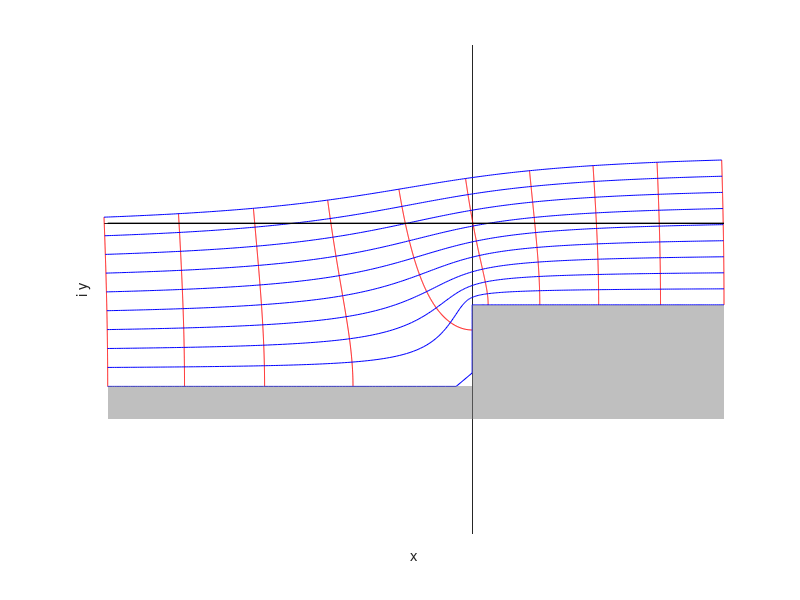
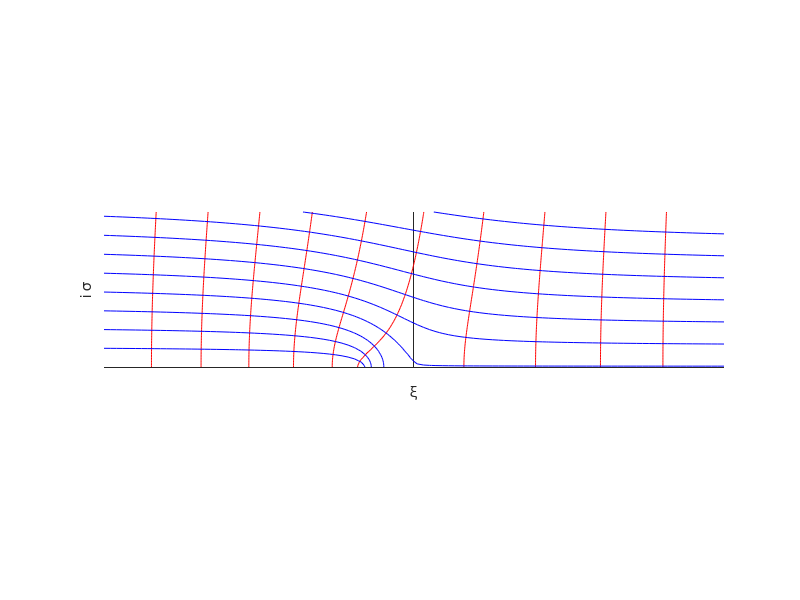

These charts were generated, in order, by the following MATLAB code: (Note: this script raises an error after producing the figures.)
clear
H = 1;
D = .5;

nLines = 10;
nPoints = 300;

k0 = 2*pi/(H);

% limZz = [-7.5,15,0,7]*H;
% f = @(zz) D/pi*( sqrt(zz-1).*sqrt(zz+1)-2*asinh(sqrt(.5*(zz-1))) ) - 1i*(H-D);

limZz = [-3,3,0,1.5]*H;
f = @(zz) 1i*(D-H)+  2*D/pi*( sqrt(zz/D).*sqrt(1+zz/D)-log(sqrt(zz/D)+sqrt(1+zz/D)) ) ;

% limZz = [-3,3,0,1.5]*H;
% f = @(zz) 1i*(D-H) + D/pi*( sqrt(zz/D+1).*sqrt(zz/D-1) - log( zz/D + sqrt(zz/D+1).*sqrt(zz/D-1) )) ;


hfz = figure('color','w'); haz = gca;
% contour(real(f(zz)),imag(f(zz)),real(zz));hold on
% contour(real(f(zz)),imag(f(zz)),imag(zz));
zz = linspace(limZz(1),limZz(2),nLines) + 1i*linspace(limZz(3),limZz(4),nPoints)';
plot(f(zz),'r'); hold on;

zz =  linspace(limZz(1),limZz(2),nPoints) + 1i*linspace(limZz(3),limZz(4),nLines)';
plot(f(zz).','b')
axis equal

plot(real(f(limZz(1:2))),[0,0],'k','linewidth',1)


% map zzS onto the real equidistant points of the line xS
xLR =  real(f(limZz(1:2)));
% xS = linspace(real(f(limZz(1))), real(f(limZz(2))),nLines);
% zz = linspace(limZz(1),limZz(2),100) + 1i*linspace(limZz(3),limZz(4),100)';
% si = scatteredInterpolant(  real(f(zz(:))), imag(f(zz(:))) , zz(:));
% zzS = si(xS, 0*xS );
% plot(real(f(zzS)),imag(f(zzS)),'ok','linewidth',1)
hp = patch([xLR(1),xLR(1),0,0,xLR(end),xLR(end)],[-1.2*H,-H,-H,-H+D,-H+D,-1.2*H],.5*[1,1,1],'FaceAlpha',.5,'lineStyle','none');
xlabel('x');ylabel('i y');
axis tight 
set(gca,'XAxisLocation','origin','YAxisLocation','origin','XTick',[],'YTick',[])
box off

hfzz = figure('color','w'); hazz = gca;
zz = linspace(limZz(1),limZz(2),100) + 1i*linspace(limZz(3),limZz(4),100)';
z = f(zz);
contour(real(zz),imag(zz),real(z),'r');hold on
contour(real(zz),imag(zz),imag(z),'b');
% plot(zzS,'-ok','linewidth',1)
axis equal 
box off
xlabel('\xi');ylabel('i \sigma');
set(gca,'XAxisLocation','origin','YAxisLocation','origin','XTick',[],'YTick',[])


HMax = .3*H;
nArrX = 300;
nArrY = 200;
sigmaUpper = (HMax/2+H)*pi/2;    % from xi->+inf limit
sigmaLower = (-HMax/2+H-D)*pi/2; % from xi->-inf limit

zzArr = linspace(limZz(1),limZz(2),nArrX) + 1i*linspace(sigmaLower,sigmaUpper,nArrY)';
zArr = f(zzArr);
finvIp = scatteredInterpolant(  real(zArr(:)), imag(zArr(:)) , zzArr(:),'linear','none');
plot(hazz,[zzArr(1,1),zzArr(1,end),zzArr(end,end),zzArr(end,1),zzArr(1,1)],'-g')
plot(haz,  [ zArr(1,:),nan, zArr(:,end).',nan,zArr(end,:),nan,zArr(:,1).'],'-g'  )

% zj = linspace(xLR(1),xLR(2),40)  + .5i*HMax*linspace(-1,1,8).';
% zzj = finvIp(real(zj), imag(zj) );
% plot(hazz,zzj,'.k')
% plot(haz,f(zzj),'.k')

xSj = linspace(xLR(1),xLR(2),200);
hj  =  .5*HMax*cos(k0*xSj + 30*pi/180);
zzSj = finvIp(xSj, hj );

plot(haz,xSj,hj,'-k');
plot(hazz,zzSj,'-k');

return
export_fig(hfz,'SC_step','-pdf');
export_fig(hfzz,'SC_step_inv','-pdf');
